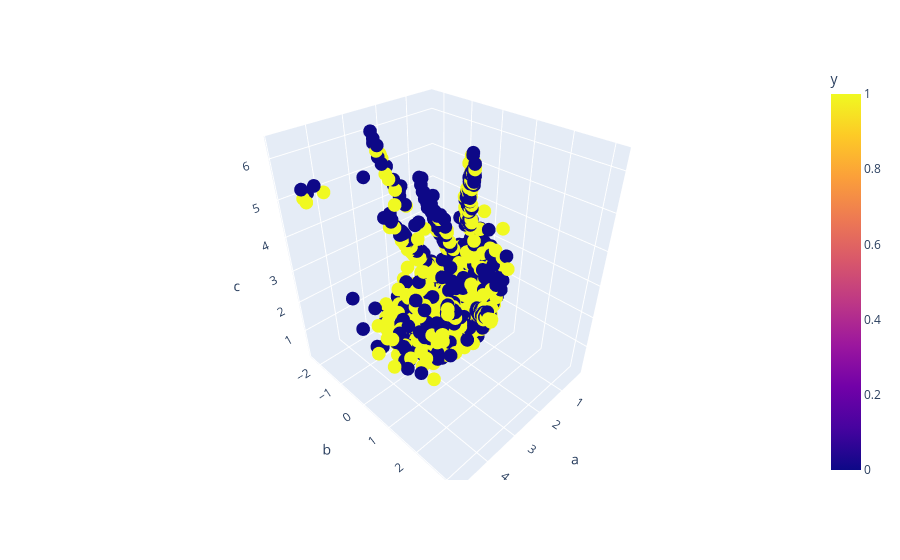

The notebook cell this image was saved under:
### Code cell
df = pd.DataFrame(
        {
            "a": emb[:, 0, 0],
            "b": emb[:, 0, 1],
            "c": emb[:, 1, 1],
            "label" : ["original"] * N + ["generated"] * N,
            "y": torch.cat([torch.tensor(y_train), torch.tensor(y_train)]).cpu()
        }
    )
fig = px.scatter_3d(
    df,
    x="a",
    y="b",
    z="c",
    color="y",
)
fig.show()

### Figure 1 — Plotly figure (JSON) as saved in the notebook; plotly's stock layout.template omitted (floating-point values rounded to 4 significant figures; data arrays with more than 128 entries replaced by an {"elided": "..."} marker saying what was removed)
{"data": [{"hovertemplate": "a=%{x}<br>b=%{y}<br>c=%{z}<br>y=%{marker.color}<extra></extra>", "legendgroup": "", "marker": {"color": {"elided": "2732 int values"}, "coloraxis": "coloraxis", "symbol": "circle"}, "mode": "markers", "name": "", "scene": "scene", "showlegend": false, "type": "scatter3d", "x": {"elided": "2732 float values"}, "y": {"elided": "2732 float values"}, "z": {"elided": "2732 float values"}}], "layout": {"coloraxis": {"colorbar": {"title": {"text": "y"}}, "colorscale": [[0, "#0d0887"], [0.1111, "#46039f"], [0.2222, "#7201a8"], [0.3333, "#9c179e"], [0.4444, "#bd3786"], [0.5556, "#d8576b"], [0.6667, "#ed7953"], [0.7778, "#fb9f3a"], [0.8889, "#fdca26"], [1, "#f0f921"]]}, "legend": {"tracegroupgap": 0}, "margin": {"t": 60}, "scene": {"domain": {"x": [0, 1], "y": [0, 1]}, "xaxis": {"title": {"text": "a"}}, "yaxis": {"title": {"text": "b"}}, "zaxis": {"title": {"text": "c"}}}}}
